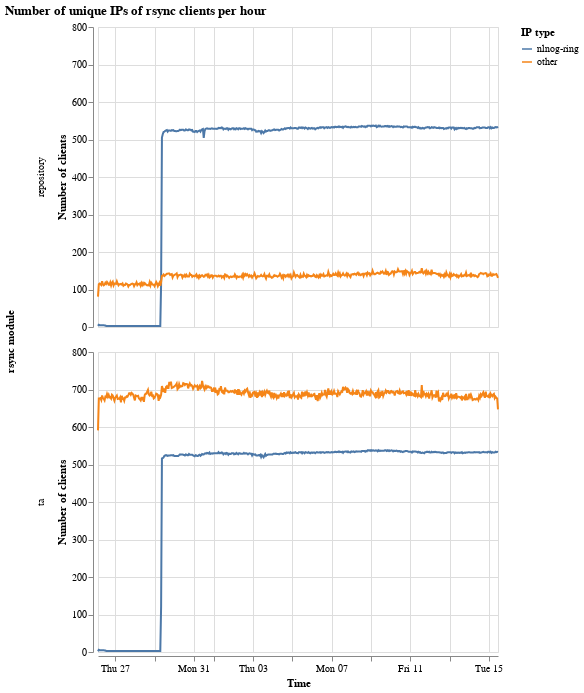

Write notebook code for a chart like this one.
### Code cell
# Get data per unique IP
by_time = df_ring[['module', 'timestamp', 'totalbytes', 'ip_type', 'clientip']]\
    .groupby([
        'module',
        'ip_type',
        'clientip',
        pd.Grouper(key="timestamp", freq="60min")
    ]).count()\
    .reset_index()\
    .drop_duplicates()
by_time = by_time.groupby(['module', 'ip_type', pd.Grouper(key="timestamp", freq="60min")]).count().reset_index()

fig = alt.Chart(by_time).transform_joinaggregate(
    order='count(*)',
    groupby=['module']
).mark_line().encode(
    x=alt.X(
        'timestamp:T',
        axis=alt.Axis(title='Time')
    ),
    y=alt.Y('totalbytes:Q',
            axis=alt.Axis(title='Number of clients')
    ),
    color=alt.Color(
        'ip_type:N',
        legend=alt.Legend(title='IP type')
    ),
    row=alt.Row(
        'module:N',
        title='rsync module'
    )
).properties(
    title='Number of unique IPs of rsync clients per hour'
)

fig.save('20210615-rsync-clients-type-unique-ip.png', scale=2)
display(fig)

### Figure 1 — Vega-Lite specification as saved in the notebook (floating-point values rounded to 4 significant figures; data arrays with more than 128 entries replaced by an {"elided": "..."} marker saying what was removed)
{"config": {"view": {"continuousWidth": 400, "continuousHeight": 300}}, "data": {"name": "data-bea693fe847a6a35b8e952a9e0c2ea66"}, "mark": "line", "encoding": {"color": {"type": "nominal", "field": "ip_type", "legend": {"title": "IP type"}}, "row": {"type": "nominal", "field": "module", "title": "rsync module"}, "x": {"type": "temporal", "axis": {"title": "Time"}, "field": "timestamp"}, "y": {"type": "quantitative", "axis": {"title": "Number of clients"}, "field": "totalbytes"}}, "title": "Number of unique IPs of rsync clients per hour", "transform": [{"joinaggregate": [{"op": "count", "field": "*", "as": "order"}], "groupby": ["module"]}], "$schema": "https://vega.github.io/schema/vega-lite/v4.8.1.json", "datasets": {"data-bea693fe847a6a35b8e952a9e0c2ea66": {"elided": "1956 records"}}}
